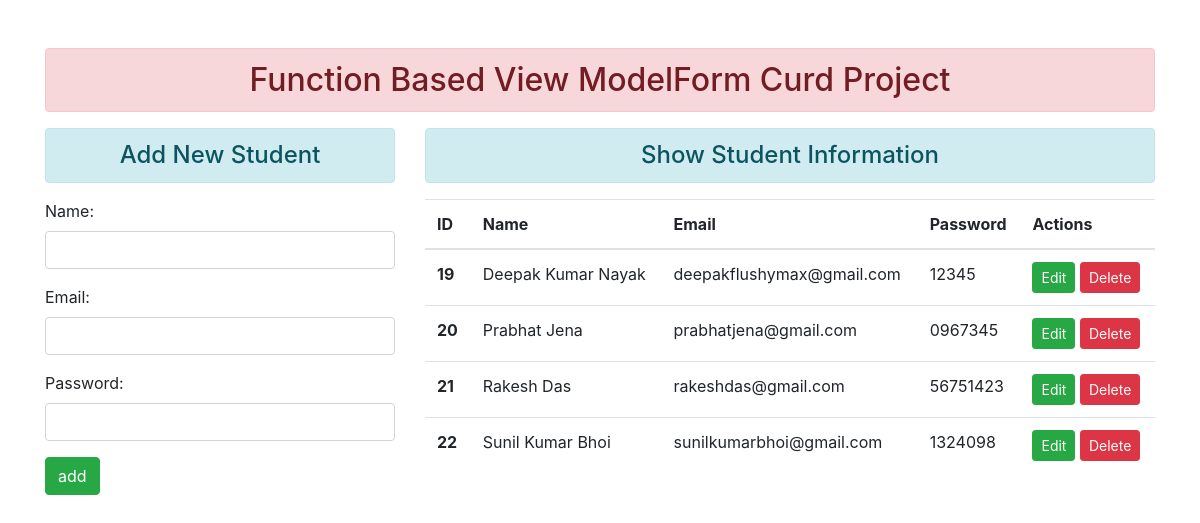
The page / on the database its author committed.
### enroll/models.py (models this page shows, shortened)
class User(models.Model):
    name =models.CharField(max_length=100)
    email = models.EmailField(max_length=100)
    password = models.CharField(max_length=100)

### enroll/views.py (the view)
# urls.py: path('', views.add_show, name='addandshow'),
def add_show(request):
    if request.method == 'POST':
        form = StudentRegistration(request.POST)
        if form.is_valid():
            nm=form.cleaned_data['name']
            em=form.cleaned_data['email']
            pw=form.cleaned_data['password']
            data=User(name=nm,email=em,password=pw)
            data.save()
            form = StudentRegistration()
    else:
        form = StudentRegistration()
    stu= User.objects.all()
    return render(request, 'enroll/addandshow.html',{'form':form, 'stu':stu})

### enroll/forms.py
class StudentRegistration(forms.ModelForm):
    class Meta:
        model = User
        fields = "__all__"
        widgets={
            'name': forms.TextInput(attrs={'class':'form-control'}),
            'email': forms.EmailInput(attrs={'class':'form-control'}),
            'password': forms.PasswordInput(render_value= True,attrs={'class':'form-control'}),
        }

### enroll/templates/enroll/addandshow.html (shortened to what this page needs)
<!DOCTYPE html> {% extends 'enroll/base.html' %}
    {% block content %}
    <div class="row">
        <div class="col-sm-4">
            <h4 class="text-center alert alert-info">Add New Student</h4>
            <form action="" method="POST">
                {% csrf_token %} {{form.as_p}}
                <input type="submit" class=" btn btn-success" value="add">
            </form>
        </div>
        <div class="col-sm-8">
        <h4 class="text-center alert alert-info"> Show Student Information</h4>
        {% if stu %}
            <table class="table table-hover">
  <thead>
    <tr>
      <th scope="col">ID</th>
      <th scope="col">Name</th>
      <th scope="col">Email</th>
      <th scope="col">Password</th>
      <th scope="col">Actions</th>
    </tr>
  </thead>
  <tbody>
  {% for i in stu %}
    <tr>
      <th scope="row">{{i.id}}</th>
      <td>{{i.name}}</td>
      <td>{{i.email}}</td>
      <td>{{i.password}}</td>
      <td>
      <a href="{% url 'update' i.id %}" class= "btn btn-success btn-sm">Edit</a>
      <form action="{% url 'delete' i.id %}" method="post" class="d-inline">{% csrf_token %}
      <input type="submit" class="btn btn-danger btn-sm" value="Delete">
      </form>
      </td>
    </tr>
   {% endfor %}
  </tbody>
</table>
        {% else %}
            <h4>Data Is Not Present</h4>
        {% endif %}
        </div>
    </div>
    {% endblock content %}

### enroll/templates/enroll/base.html (shortened to what this page needs)
<!DOCTYPE html> {% load static %}
<html lang="en">
<head>
    <link rel="stylesheet" href="{% static 'enroll/css/bootstrap.css' %}">
</head>
<body>
    <div class="container mt-5">
        <h2 class="text-center alert alert-danger">Function Based View ModelForm Curd Project</h2>
        {% block content %} {% endblock content %}
    </div>
</body>
</html>

### rows shown on the page
User: id "19", name "Deepak Kumar Nayak", email "deepakflushymax@gmail.com", password "12345"
User: id "20", name "Prabhat Jena", email "prabhatjena@gmail.com", password "0967345"
User: id "21", name "Rakesh Das", email "rakeshdas@gmail.com", password "56751423"
User: id "22", name "Sunil Kumar Bhoi", email "sunilkumarbhoi@gmail.com", password "1324098"
